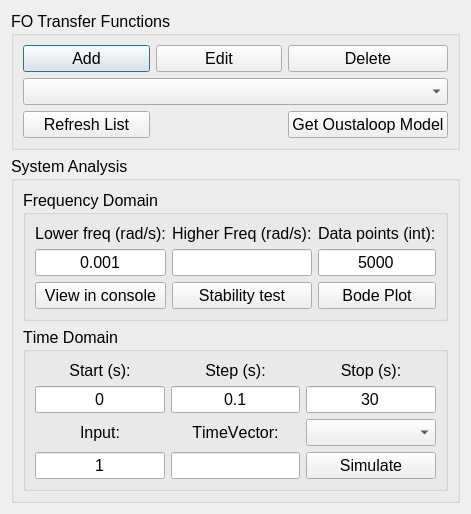
<?xml version="1.0" encoding="UTF-8"?>
<ui version="4.0">
 <class>Dialog</class>
 <widget class="QDialog" name="Dialog">
  <property name="geometry">
   <rect>
    <x>0</x>
    <y>0</y>
    <width>468</width>
    <height>474</height>
   </rect>
  </property>
  <property name="windowTitle">
   <string>Dialog</string>
  </property>
  <layout class="QVBoxLayout" name="verticalLayout">
   <item>
    <widget class="QGroupBox" name="groupBox_10">
     <property name="minimumSize">
      <size>
       <width>0</width>
       <height>0</height>
      </size>
     </property>
     <property name="maximumSize">
      <size>
       <width>16777215</width>
       <height>16777215</height>
      </size>
     </property>
     <property name="font">
      <font>
       <pointsize>12</pointsize>
       <weight>50</weight>
       <italic>false</italic>
       <bold>false</bold>
      </font>
     </property>
     <property name="title">
      <string>FO Transfer Functions</string>
     </property>
     <layout class="QGridLayout" name="gridLayout_8">
      <item row="1" column="0" rowspan="2" colspan="3">
       <widget class="QComboBox" name="comboBoxFOTF_2">
        <property name="font">
         <font>
          <pointsize>12</pointsize>
         </font>
        </property>
       </widget>
      </item>
      <item row="0" column="0">
       <widget class="QPushButton" name="pushButton_AddFotf_2">
        <property name="font">
         <font>
          <pointsize>12</pointsize>
          <weight>50</weight>
          <bold>false</bold>
          <kerning>false</kerning>
         </font>
        </property>
        <property name="text">
         <string>Add</string>
        </property>
       </widget>
      </item>
      <item row="0" column="1">
       <widget class="QPushButton" name="pushButton_EditFOTF_2">
        <property name="font">
         <font>
          <pointsize>12</pointsize>
          <weight>50</weight>
          <bold>false</bold>
          <kerning>false</kerning>
         </font>
        </property>
        <property name="text">
         <string>Edit</string>
        </property>
       </widget>
      </item>
      <item row="3" column="0">
       <widget class="QPushButton" name="pushBottonRefresh_2">
        <property name="font">
         <font>
          <pointsize>12</pointsize>
          <weight>50</weight>
          <bold>false</bold>
         </font>
        </property>
        <property name="text">
         <string>Refresh List</string>
        </property>
       </widget>
      </item>
      <item row="0" column="2">
       <widget class="QPushButton" name="pushButton_DeleteFOTF_2">
        <property name="font">
         <font>
          <pointsize>12</pointsize>
          <weight>50</weight>
          <bold>false</bold>
          <kerning>false</kerning>
         </font>
        </property>
        <property name="text">
         <string>Delete</string>
        </property>
       </widget>
      </item>
      <item row="3" column="2">
       <widget class="QPushButton" name="pushButton_GetOustaloop_2">
        <property name="font">
         <font>
          <pointsize>12</pointsize>
          <weight>50</weight>
          <bold>false</bold>
          <kerning>false</kerning>
         </font>
        </property>
        <property name="text">
         <string>Get Oustaloop Model</string>
        </property>
       </widget>
      </item>
     </layout>
    </widget>
   </item>
   <item>
    <widget class="QGroupBox" name="groupBox_8">
     <property name="minimumSize">
      <size>
       <width>0</width>
       <height>0</height>
      </size>
     </property>
     <property name="maximumSize">
      <size>
       <width>16777215</width>
       <height>16777215</height>
      </size>
     </property>
     <property name="font">
      <font>
       <pointsize>12</pointsize>
       <weight>50</weight>
       <bold>false</bold>
      </font>
     </property>
     <property name="title">
      <string>System Analysis</string>
     </property>
     <layout class="QVBoxLayout" name="verticalLayout_3">
      <item>
       <widget class="QGroupBox" name="groupBox_Freq_2">
        <property name="font">
         <font>
          <pointsize>12</pointsize>
          <weight>50</weight>
          <italic>false</italic>
          <bold>false</bold>
          <kerning>false</kerning>
         </font>
        </property>
        <property name="title">
         <string>Frequency Domain</string>
        </property>
        <layout class="QGridLayout" name="gridLayout_6">
         <item row="0" column="1">
          <widget class="QLabel" name="label_23">
           <property name="font">
            <font>
             <pointsize>12</pointsize>
            </font>
           </property>
           <property name="text">
            <string>Higher Freq (rad/s):</string>
           </property>
           <property name="buddy">
            <cstring>lineEdit_HigehrFreq</cstring>
           </property>
          </widget>
         </item>
         <item row="0" column="0">
          <widget class="QLabel" name="label_24">
           <property name="font">
            <font>
             <pointsize>12</pointsize>
            </font>
           </property>
           <property name="text">
            <string>Lower freq (rad/s):</string>
           </property>
           <property name="alignment">
            <set>Qt::AlignCenter</set>
           </property>
           <property name="buddy">
            <cstring>lineEdit_LowerFreq</cstring>
           </property>
          </widget>
         </item>
         <item row="3" column="2">
          <widget class="QPushButton" name="bottonBodePlot_2">
           <property name="font">
            <font>
             <pointsize>12</pointsize>
             <weight>50</weight>
             <bold>false</bold>
            </font>
           </property>
           <property name="text">
            <string>Bode Plot</string>
           </property>
          </widget>
         </item>
         <item row="1" column="0">
          <widget class="QLineEdit" name="lineEdit_LowerFreq_2">
           <property name="maximumSize">
            <size>
             <width>16777215</width>
             <height>16777215</height>
            </size>
           </property>
           <property name="font">
            <font>
             <pointsize>12</pointsize>
             <weight>50</weight>
             <bold>false</bold>
            </font>
           </property>
           <property name="text">
            <string>0.001</string>
           </property>
           <property name="alignment">
            <set>Qt::AlignCenter</set>
           </property>
          </widget>
         </item>
         <item row="0" column="2">
          <widget class="QLabel" name="label_25">
           <property name="font">
            <font>
             <pointsize>12</pointsize>
            </font>
           </property>
           <property name="text">
            <string>Data points (int):</string>
           </property>
           <property name="buddy">
            <cstring>lineEdit_FreqDataPoints</cstring>
           </property>
          </widget>
         </item>
         <item row="3" column="0">
          <widget class="QPushButton" name="pushButtonViewInConsole_2">
           <property name="font">
            <font>
             <pointsize>12</pointsize>
             <weight>50</weight>
             <bold>false</bold>
            </font>
           </property>
           <property name="text">
            <string>View in console</string>
           </property>
          </widget>
         </item>
         <item row="1" column="2">
          <widget class="QLineEdit" name="lineEdit_FreqDataPoints_2">
           <property name="maximumSize">
            <size>
             <width>16777215</width>
             <height>16777215</height>
            </size>
           </property>
           <property name="font">
            <font>
             <pointsize>12</pointsize>
             <weight>50</weight>
             <bold>false</bold>
            </font>
           </property>
           <property name="text">
            <string>5000</string>
           </property>
           <property name="alignment">
            <set>Qt::AlignCenter</set>
           </property>
          </widget>
         </item>
         <item row="3" column="1">
          <widget class="QPushButton" name="pushButton_StabilityTest_2">
           <property name="font">
            <font>
             <pointsize>12</pointsize>
             <weight>50</weight>
             <bold>false</bold>
            </font>
           </property>
           <property name="text">
            <string>Stability test</string>
           </property>
          </widget>
         </item>
         <item row="1" column="1">
          <widget class="QLineEdit" name="lineEdit_HigherFreq"/>
         </item>
        </layout>
       </widget>
      </item>
      <item>
       <widget class="QGroupBox" name="groupBox_9">
        <property name="font">
         <font>
          <pointsize>12</pointsize>
          <weight>50</weight>
          <italic>false</italic>
          <bold>false</bold>
          <underline>false</underline>
          <kerning>false</kerning>
         </font>
        </property>
        <property name="title">
         <string>Time Domain</string>
        </property>
        <layout class="QGridLayout" name="gridLayout_7">
         <item row="0" column="0">
          <widget class="QLabel" name="label_26">
           <property name="font">
            <font>
             <pointsize>12</pointsize>
            </font>
           </property>
           <property name="text">
            <string>Start (s):</string>
           </property>
           <property name="alignment">
            <set>Qt::AlignCenter</set>
           </property>
           <property name="buddy">
            <cstring>lineEdit_StartTime</cstring>
           </property>
          </widget>
         </item>
         <item row="0" column="1">
          <widget class="QLabel" name="label_27">
           <property name="font">
            <font>
             <strikeout>false</strikeout>
            </font>
           </property>
           <property name="text">
            <string>Step (s):</string>
           </property>
           <property name="alignment">
            <set>Qt::AlignCenter</set>
           </property>
           <property name="buddy">
            <cstring>lineEdit_StepTime</cstring>
           </property>
          </widget>
         </item>
         <item row="0" column="2">
          <widget class="QLabel" name="label_28">
           <property name="text">
            <string>Stop (s):</string>
           </property>
           <property name="alignment">
            <set>Qt::AlignCenter</set>
           </property>
           <property name="buddy">
            <cstring>lineEdit_StopTime</cstring>
           </property>
          </widget>
         </item>
         <item row="1" column="0">
          <widget class="QLineEdit" name="lineEdit_StartTime_2">
           <property name="maximumSize">
            <size>
             <width>16777215</width>
             <height>16777215</height>
            </size>
           </property>
           <property name="font">
            <font>
             <pointsize>12</pointsize>
             <weight>50</weight>
             <bold>false</bold>
            </font>
           </property>
           <property name="text">
            <string>0</string>
           </property>
           <property name="alignment">
            <set>Qt::AlignCenter</set>
           </property>
          </widget>
         </item>
         <item row="1" column="1">
          <widget class="QLineEdit" name="lineEdit_StepTime_2">
           <property name="maximumSize">
            <size>
             <width>16777215</width>
             <height>16777215</height>
            </size>
           </property>
           <property name="font">
            <font>
             <pointsize>12</pointsize>
             <weight>50</weight>
             <bold>false</bold>
            </font>
           </property>
           <property name="text">
            <string>0.1</string>
           </property>
           <property name="alignment">
            <set>Qt::AlignCenter</set>
           </property>
          </widget>
         </item>
         <item row="1" column="2">
          <widget class="QLineEdit" name="lineEdit_StopTime_2">
           <property name="sizePolicy">
            <sizepolicy hsizetype="Expanding" vsizetype="Fixed">
             <horstretch>0</horstretch>
             <verstretch>0</verstretch>
            </sizepolicy>
           </property>
           <property name="maximumSize">
            <size>
             <width>16777215</width>
             <height>16777215</height>
            </size>
           </property>
           <property name="font">
            <font>
             <pointsize>12</pointsize>
             <weight>50</weight>
             <bold>false</bold>
            </font>
           </property>
           <property name="text">
            <string>30</string>
           </property>
           <property name="alignment">
            <set>Qt::AlignCenter</set>
           </property>
          </widget>
         </item>
         <item row="2" column="0">
          <widget class="QLabel" name="label_29">
           <property name="font">
            <font>
             <pointsize>12</pointsize>
            </font>
           </property>
           <property name="text">
            <string>Input:</string>
           </property>
           <property name="alignment">
            <set>Qt::AlignCenter</set>
           </property>
           <property name="buddy">
            <cstring>lineEdit_inputTime</cstring>
           </property>
          </widget>
         </item>
         <item row="2" column="1">
          <widget class="QLabel" name="label_TimeVector_2">
           <property name="maximumSize">
            <size>
             <width>16777215</width>
             <height>16777215</height>
            </size>
           </property>
           <property name="font">
            <font>
             <pointsize>12</pointsize>
            </font>
           </property>
           <property name="text">
            <string>TimeVector:</string>
           </property>
           <property name="alignment">
            <set>Qt::AlignCenter</set>
           </property>
          </widget>
         </item>
         <item row="2" column="2">
          <widget class="QComboBox" name="comboBoxtimeType_2">
           <property name="sizePolicy">
            <sizepolicy hsizetype="Expanding" vsizetype="Fixed">
             <horstretch>0</horstretch>
             <verstretch>0</verstretch>
            </sizepolicy>
           </property>
           <property name="font">
            <font>
             <pointsize>12</pointsize>
             <weight>50</weight>
             <bold>false</bold>
            </font>
           </property>
           <property name="editable">
            <bool>false</bool>
           </property>
           <property name="currentText">
            <string/>
           </property>
           <property name="currentIndex">
            <number>-1</number>
           </property>
           <property name="maxVisibleItems">
            <number>2</number>
           </property>
           <property name="modelColumn">
            <number>0</number>
           </property>
          </widget>
         </item>
         <item row="3" column="0">
          <widget class="QLineEdit" name="lineEdit_inputTime_2">
           <property name="maximumSize">
            <size>
             <width>16777215</width>
             <height>16777215</height>
            </size>
           </property>
           <property name="font">
            <font>
             <pointsize>12</pointsize>
             <weight>50</weight>
             <bold>false</bold>
            </font>
           </property>
           <property name="text">
            <string>1</string>
           </property>
           <property name="alignment">
            <set>Qt::AlignCenter</set>
           </property>
          </widget>
         </item>
         <item row="3" column="1">
          <widget class="QLineEdit" name="lineEdit_TimeVextorDisplay_2">
           <property name="maximumSize">
            <size>
             <width>16777215</width>
             <height>16777215</height>
            </size>
           </property>
           <property name="alignment">
            <set>Qt::AlignCenter</set>
           </property>
           <property name="readOnly">
            <bool>true</bool>
           </property>
          </widget>
         </item>
         <item row="3" column="2">
          <widget class="QPushButton" name="buttoSimulate_2">
           <property name="sizePolicy">
            <sizepolicy hsizetype="Expanding" vsizetype="Fixed">
             <horstretch>0</horstretch>
             <verstretch>0</verstretch>
            </sizepolicy>
           </property>
           <property name="font">
            <font>
             <pointsize>12</pointsize>
             <weight>50</weight>
             <bold>false</bold>
            </font>
           </property>
           <property name="text">
            <string>Simulate</string>
           </property>
          </widget>
         </item>
        </layout>
       </widget>
      </item>
     </layout>
    </widget>
   </item>
  </layout>
 </widget>
 <resources/>
 <connections/>
</ui>
